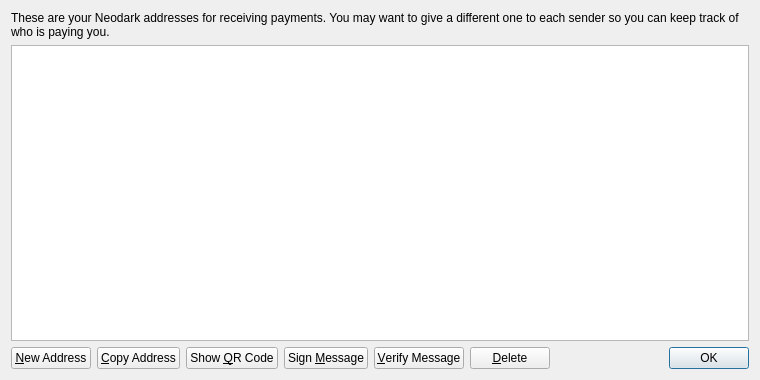
<?xml version="1.0" encoding="UTF-8"?>
<ui version="4.0">
 <class>AddressBookPage</class>
 <widget class="QWidget" name="AddressBookPage">
  <property name="geometry">
   <rect>
    <x>0</x>
    <y>0</y>
    <width>760</width>
    <height>380</height>
   </rect>
  </property>
  <property name="windowTitle">
   <string>Address Book</string>
  </property>
  <layout class="QVBoxLayout" name="verticalLayout">
   <item>
    <widget class="QLabel" name="labelExplanation">
     <property name="text">
      <string>These are your Neodark addresses for receiving payments. You may want to give a different one to each sender so you can keep track of who is paying you.</string>
     </property>
     <property name="textFormat">
      <enum>Qt::PlainText</enum>
     </property>
     <property name="wordWrap">
      <bool>true</bool>
     </property>
    </widget>
   </item>
   <item>
    <widget class="QTableView" name="tableView">
     <property name="contextMenuPolicy">
      <enum>Qt::CustomContextMenu</enum>
     </property>
     <property name="toolTip">
      <string>Double-click to edit address or label</string>
     </property>
     <property name="tabKeyNavigation">
      <bool>false</bool>
     </property>
     <property name="selectionMode">
      <enum>QAbstractItemView::SingleSelection</enum>
     </property>
     <property name="selectionBehavior">
      <enum>QAbstractItemView::SelectRows</enum>
     </property>
     <property name="sortingEnabled">
      <bool>true</bool>
     </property>
     <attribute name="verticalHeaderVisible">
      <bool>false</bool>
     </attribute>
    </widget>
   </item>
   <item>
    <layout class="QHBoxLayout" name="horizontalLayout">
     <item>
      <widget class="QPushButton" name="newAddressButton">
       <property name="toolTip">
        <string>Create a new address</string>
       </property>
       <property name="text">
        <string>&amp;New Address</string>
       </property>
      </widget>
     </item>
     <item>
      <widget class="QPushButton" name="copyToClipboard">
       <property name="toolTip">
        <string>Copy the currently selected address to the system clipboard</string>
       </property>
       <property name="text">
        <string>&amp;Copy Address</string>
       </property>
      </widget>
     </item>
     <item>
      <widget class="QPushButton" name="showQRCode">
       <property name="text">
        <string>Show &amp;QR Code</string>
       </property>
      </widget>
     </item>
     <item>
      <widget class="QPushButton" name="signMessage">
       <property name="toolTip">
        <string>Sign a message to prove you own a Neodark address</string>
       </property>
       <property name="text">
        <string>Sign &amp;Message</string>
       </property>
      </widget>
     </item>
     <item>
      <widget class="QPushButton" name="verifyMessage">
       <property name="toolTip">
        <string>Verify a message to ensure it was signed with a specified Neodark address</string>
       </property>
       <property name="text">
        <string>&amp;Verify Message</string>
       </property>
      </widget>
     </item>
     <item>
      <widget class="QPushButton" name="deleteButton">
       <property name="toolTip">
        <string>Delete the currently selected address from the list</string>
       </property>
       <property name="text">
        <string>&amp;Delete</string>
       </property>
      </widget>
     </item>
     <item>
      <spacer name="horizontalSpacer">
       <property name="orientation">
        <enum>Qt::Horizontal</enum>
       </property>
       <property name="sizeHint" stdset="0">
        <size>
         <width>40</width>
         <height>20</height>
        </size>
       </property>
      </spacer>
     </item>
     <item>
      <widget class="QDialogButtonBox" name="buttonBox">
       <property name="sizePolicy">
        <sizepolicy hsizetype="Maximum" vsizetype="Fixed">
         <horstretch>0</horstretch>
         <verstretch>0</verstretch>
        </sizepolicy>
       </property>
       <property name="standardButtons">
        <set>QDialogButtonBox::Ok</set>
       </property>
      </widget>
     </item>
    </layout>
   </item>
  </layout>
 </widget>
 <resources>
  <include location="../bitcoin.qrc"/>
 </resources>
 <connections/>
</ui>
